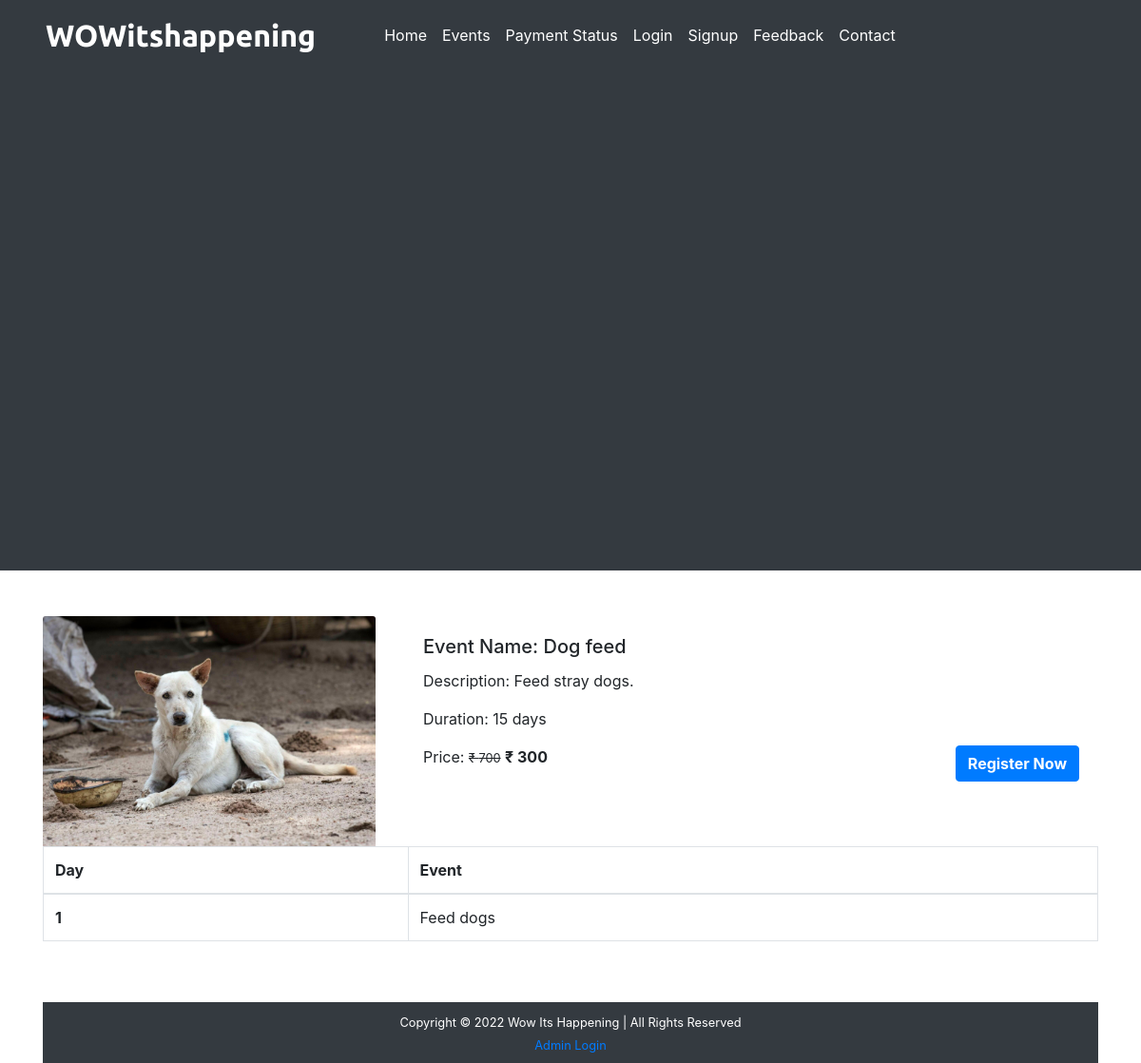
The page /coursedetails.php?course_id=23 on the database its author committed.
### tables this page shows
CREATE TABLE `course` (
  `course_id` int(11) NOT NULL,
  `course_name` text NOT NULL,
  `course_desc` text NOT NULL,
  `course_author` varchar(255) NOT NULL,
  `course_img` text NOT NULL,
  `course_duration` text NOT NULL,
  `course_price` int(11) NOT NULL,
  `course_original_price` int(11) NOT NULL
);

CREATE TABLE `lesson` (
  `lesson_id` int(11) NOT NULL,
  `lesson_name` text NOT NULL,
  `lesson_desc` text NOT NULL,
  `lesson_link` text NOT NULL,
  `course_id` int(11) NOT NULL,
  `course_name` text NOT NULL
);

### coursedetails.php (the view, shortened to what this page needs)
<?php
  include('./mainInclude/header.php');
?>
    <div class="container-fluid bg-dark">
      <div class="row">
      <video playsinline autoplay muted loop>
          <source src="video/event.mp4"/>
        </video>
      </div>
    </div>
    <div class="container mt-5">
      <?php
          if(isset($_GET['course_id'])){
           $course_id = $_GET['course_id'];
           $sql = "SELECT * FROM course WHERE course_id = '$course_id'";
          $result = $conn->query($sql);
          if($result->num_rows > 0){
            while($row = $result->fetch_assoc()){
              echo '
                <div class="row">
                <div class="col-md-4">
                  <img src="'.str_replace('..', '.', $row['course_img']).'" class="card-img-top" alt="Guitar" />
                </div>
                <div class="col-md-8">
                  <div class="card-body">
                    <h5 class="card-title">Event Name: '.$row['course_name'].'</h5>
                    <p class="card-text"> Description: '.$row['course_desc'].'</p>
                    <p class="card-text"> Duration: '.$row['course_duration'].'</p>
                    <form action="checkout.php" method="post">
                      <p class="card-text d-inline">Price: <small><del>&#8377 '.$row['course_original_price'].'</del></small> <span class="font-weight-bolder">&#8377 '.$row['course_price'].'<span></p>
                      <input type="hidden" name="id" value='. $row["course_price"] .'>
                      <button type="submit" class="btn btn-primary text-white font-weight-bolder float-right" name="buy">Register Now</button>
                    </form>
                  </div>
                </div>
              ';
            }
          }
         }
        ?>
      </div>
      <div class="container">
          <div class="row">
          <?php $sql = "SELECT * FROM lesson";
                $result = $conn->query($sql);
                if($result->num_rows > 0){
          echo '
           <table class="table table-bordered table-hover">
             <thead>
               <tr>
                 <th scope="col">Day</th>
                 <th scope="col">Event</th>
               </tr>
             </thead>
             <tbody>';
             $num = 0;
             while($row = $result->fetch_assoc()){
              if($row['course_id'] == $course_id) {
               $num++;
              echo ' <tr>
               <th scope="row">'.$num.'</th>
               <td>'. $row["lesson_name"].'</td></tr>';
              }
             }
             echo '</tbody>
           </table>';
            } ?>
       </div>
      </div>
      <br><br>
     <?php
  include('./mainInclude/footer.php');
?>

### css/style.css (style rules this page uses)
video { width: 100%; height: 100%; }

### rows shown on the page
course: course_img (picture), course_name "Dog feed", course_desc "Feed stray dogs.", course_duration "15 days", course_original_price "700", course_price "300"
lesson: lesson_name "Feed dogs"
